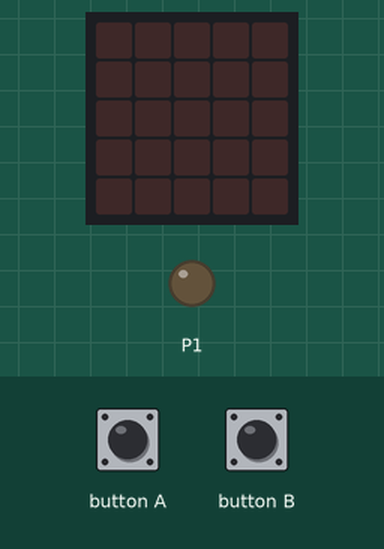
Recording of a program running on a simulated BBC micro:bit (MakeCode). On the bench: the board's 5×5 LED display, output pins drawn as LEDs (lit = HIGH). Inputs (shaded band) come from the test bench.

Above: at 1.2 s.
1.3 s: button A pressed for 0.15 s
At 2.2 s:
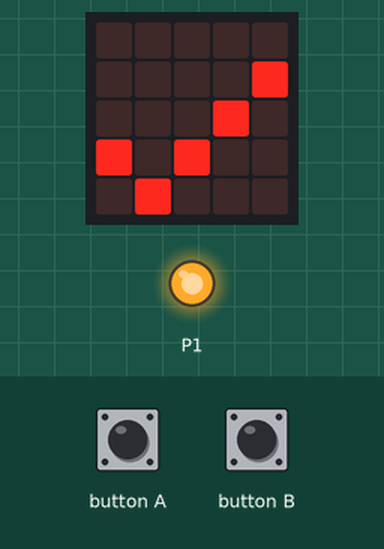
2.9 s: button B pressed for 0.15 s
At 3.4 s:
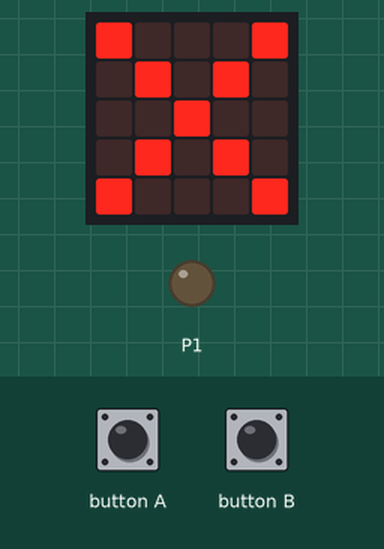
Timing chart, 0 to 5.9 s (numbered marks = the images above; inputs shaded):
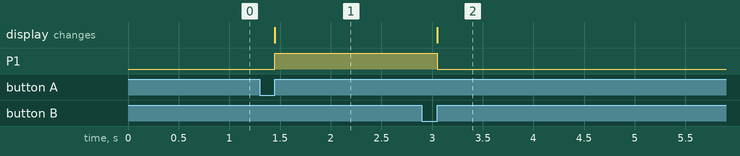

The program:

main.ts
```typescript
input.onButtonPressed(Button.A, function () {
    pins.digitalWritePin(DigitalPin.P1, 1)
    basic.showIcon(IconNames.Yes)
})
input.onButtonPressed(Button.B, function () {
    pins.digitalWritePin(DigitalPin.P1, 0)
    basic.showIcon(IconNames.No)
})
```

test.ts
```typescript
// les tests vont ici ; cela ne sera pas compilé si ce paquet est utilisé en tant qu'extension.
```

Measured:
- after the input at 1.3 s, P1: LOW → HIGH after 0.15 s; the display: changes after 0.15 s (image 1)
- after the input at 2.9 s, P1: HIGH → LOW after 0.15 s; the display: changes after 0.15 s (image 2)
